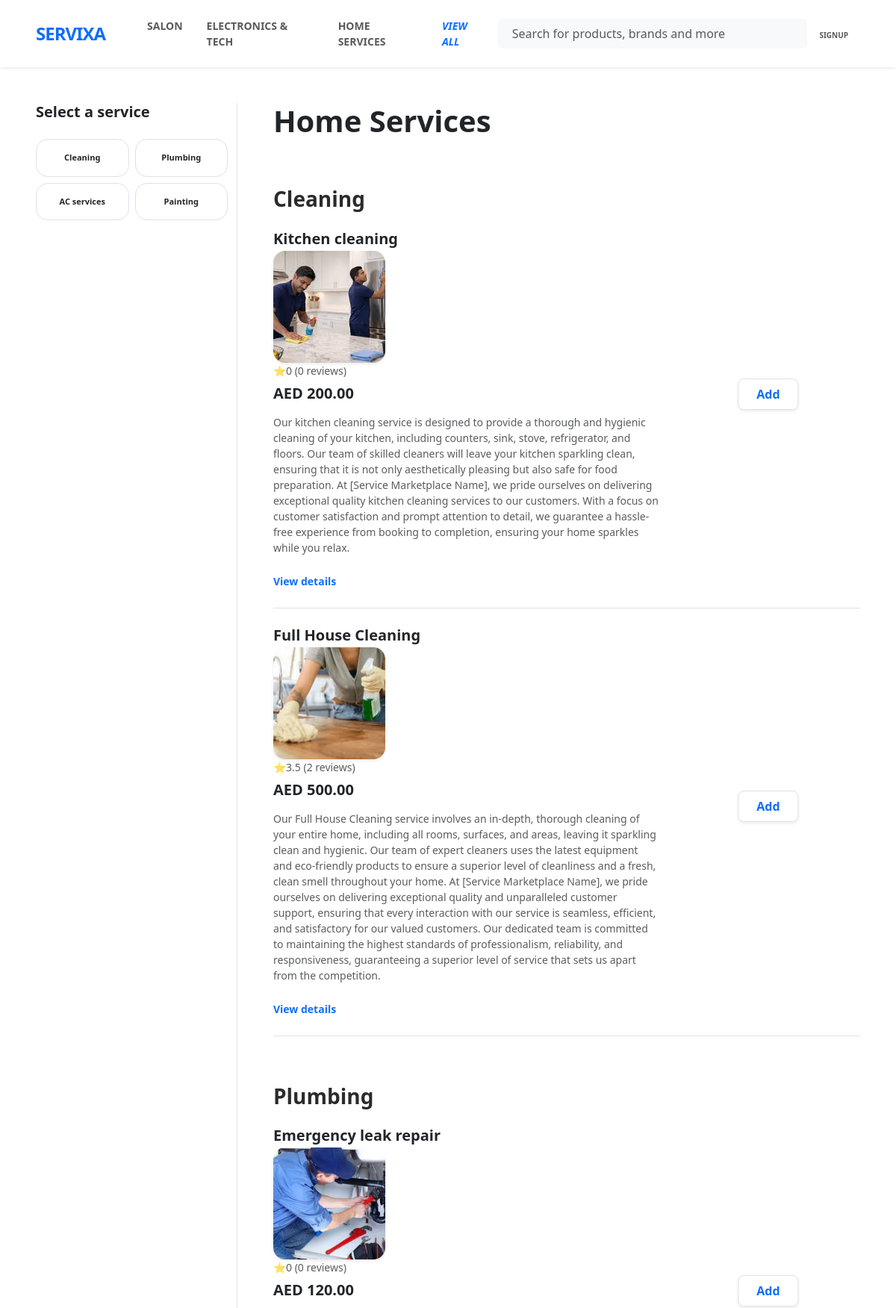
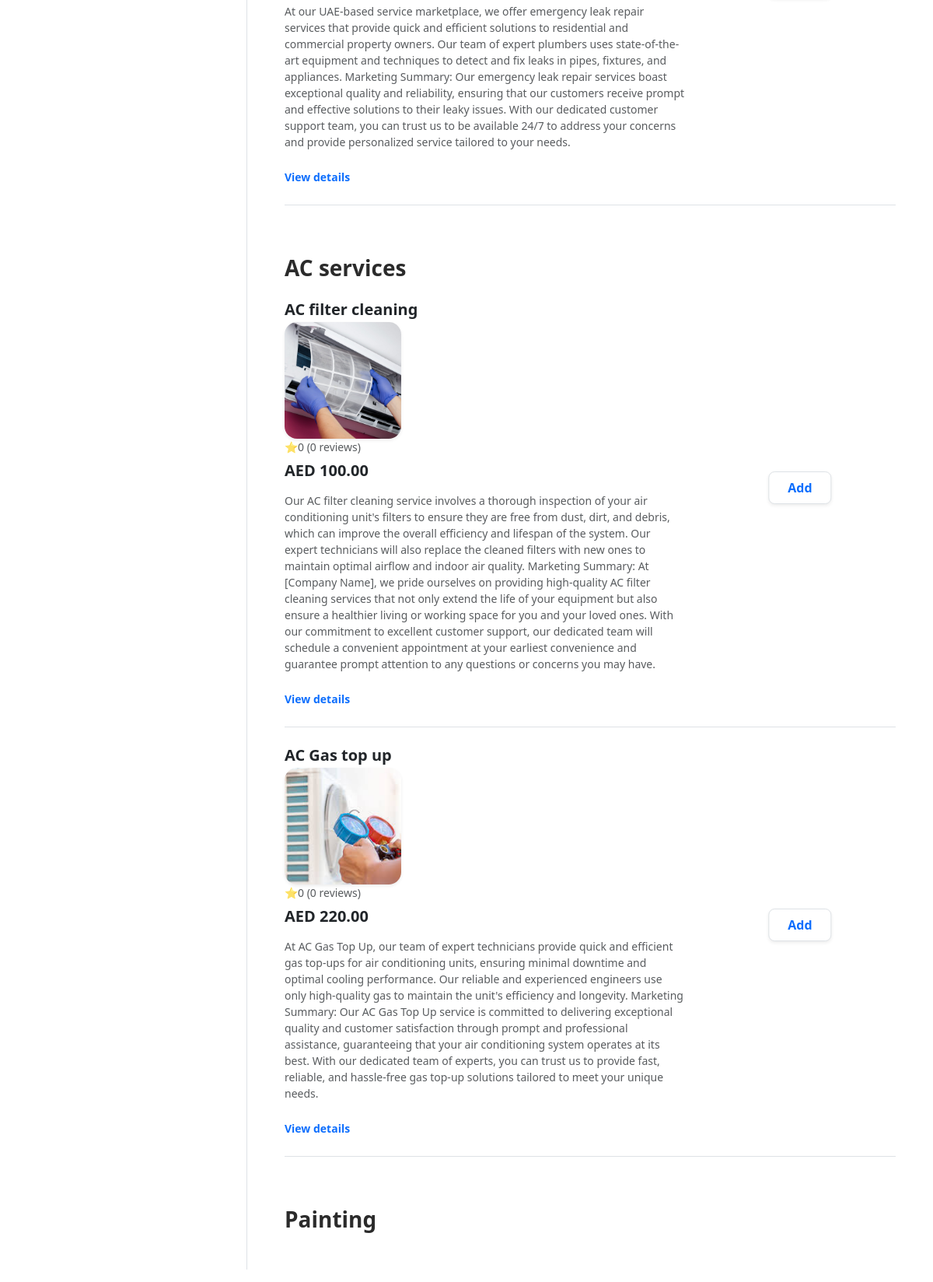
The app's page /cat_view/5 (upper part) with its own data (2 pictures, top to bottom).
### services/models.py (models this page shows, shortened)
class Category(models.Model):
    name = models.CharField(max_length=100)
    icon = models.ImageField(upload_to='category_icons',blank=True)

class Sub_category(models.Model):
    category = models.ForeignKey(Category,on_delete=models.CASCADE,related_name='sub_categories')
    name = models.CharField(max_length=100)

class Service(models.Model):
    category = models.ForeignKey(Category,on_delete=models.SET_NULL,null=True,related_name='cat_services')
    sub_cat = models.ForeignKey(Sub_category,on_delete=models.CASCADE,related_name='subcat_services',blank=True,null = True)
    company = models.ForeignKey(Company,on_delete=models.CASCADE,related_name='services')
    title = models.CharField(max_length=100)
    description = models.TextField(blank=True,null=True)
    overview = models.TextField(blank=True,null=True)
    img = models.ImageField(upload_to='service_images',null = True,blank=True)
    price = models.DecimalField(max_digits=10,decimal_places=2)
    duration_minutes = models.PositiveIntegerField()
    is_available = models.BooleanField(default=True)
    created_at = models.DateTimeField(auto_now_add=True)
    def avg_rating(self):
        avg = self.service_reviews.aggregate(Avg('rating'))['rating__avg']
        if avg is not None:
            return round(avg,1)
        return 0
    def review_count(self):
        return self.service_reviews.count()

### booking/views.py (the view)
# urls.py: path('cat_view/<int:cid>',category_view,name='catview'),
def category_view(request,cid):
    category = Category.objects.get(id = cid)
    sub_cats = Sub_category.objects.filter(category = category).prefetch_related('subcat_services')
    context = {
        'category':category,
        'subcategories':sub_cats,
    }
    return render(request,'booking/cat_view.html',context)

### booking/context_processors.py (called while the page is built)
def cat_context(request):
    all_cats = Category.objects.all()
    return {
        'nav_categories' : all_cats[:4],
        'more_categories' : all_cats[4:],
        'categories' : all_cats,
    }

### templates/booking/cat_view.html (shortened to what this page needs)
{% extends 'base.html' %}
{% block code %}
<div class="container-fluid px-lg-5 mt-5">
    <div class="row">
        <div class="col-md-3 border-end">
            <div class="sticky-top" style="top: 100px;">
                <h5 class="fw-bold mb-4">Select a service</h5>
                <div class="row g-2">
                    {% for sub in subcategories %}
                    <div class="col-6 text-center">
                        <a href="#sub-{{ sub.id }}" class="text-decoration-none">
                            <div class="p-3 border rounded-4 hover-shadow transition bg-white">
                                <p class="small text-dark mb-0 fw-bold" style="font-size: 11px;">{{ sub.name }}</p>
                            </div>
                        </a>
                    </div>
                    {% endfor %}
                </div>
            </div>
        </div>
        <div class="col-md-9 ps-md-5">
            <h1 class="fw-bold mb-5">{{ category.name }}</h1>
            {% for sub in subcategories %}
            <div class="mb-5 pt-3" id = "sub-{{sub.id}}">
                <h3 class="fw-bold mb-4" style="color: #2b2b2b;">{{ sub.name }}</h3>
                {% for service in sub.subcat_services.all %}
                <div class="card border-0 border-bottom rounded-0 pb-4 mb-4">
                    <div class="row align-items-center">
                        <div class="col-8">
                            <h5 class="fw-bold mb-1">{{ service.title }}</h5>
                            {% if service.img %}
                            <img src="{{ service.img.url }}" class="rounded-4 shadow-sm" style="width: 150px; height: 150px; object-fit: cover;">
                            {% endif %}
                            <p class="text-muted small mb-2">⭐{{service.avg_rating}} ({{service.review_count}} reviews)</p>
                            <h5 class="fw-bold text-dark">AED {{ service.price }}</h5>
                            <p class="small text-muted mt-3"> {{service.description}}</p>
                            <a href="{% url 'serviceview' service.id %}" class="small fw-bold text-primary text-decoration-none mt-2 d-inline-block">View details</a>
                        </div>
                        <div class="col-4 text-end position-relative">
                            <button class="btn btn-white shadow-sm border fw-bold position-absolute bottom-0 start-50 translate-middle-x mb-n2 bg-white text-primary px-4 py-2 rounded-3">
                                Add
                            </button>
                        </div>
                    </div>
                </div>
                {% endfor %}
            </div>
            {% endfor %}
        </div>
    </div>
</div>
{% endblock %}

### templates/base.html (shortened to what this page needs)
<!DOCTYPE html>
<html lang="en">
<head>
    <link href="https://cdn.jsdelivr.net/npm/bootstrap@5.3.8/dist/css/bootstrap.min.css" rel="stylesheet">
</head>
<body >
    <header>
        <nav class="navbar navbar-expand-lg navbar-light bg-white py-3 shadow-sm sticky-top">
            <div class="container-fluid px-lg-5">
                <a class="navbar-brand fw-bold fs-4" href="{% url 'home' %}" style="letter-spacing: -1px;">
                    <span class="text-primary">SERVIXA</span>
                </a>
                <div class="collapse navbar-collapse" id="mainNav">
                    <ul class="navbar-nav me-auto mb-2 mb-lg-0 ms-lg-4 fw-semibold small text-uppercase">
                        {%for cat in nav_categories %}
                            <li class="nav-item"><a class="nav-link px-3" href="{% url 'catview' cat.id %}">{{cat.name}}</a>
                            </li>
                        {%endfor%}
                        <li class = "nav-item">
                            <a href="{% url 'allcats' %}" class="nav-link px-3 fw-bold text-primary"><i>View All</i></a>
                        </li>
                    </ul>
                    <form action="{% url 'search' %}" method="GET" class="d-flex mx-auto col-lg-5 position-relative">
                        <div class="input-group bg-light rounded-2 border-0">
                            <span class="input-group-text bg-transparent border-0 pe-0 text-muted">
                            </span>
                            <input class="form-control bg-transparent border-0 py-2 ps-2 small" type="search" name="search"
                                placeholder="Search for products, brands and more" value="{{ request.GET.search }}">
                        </div>
                    </form>
                    <div class="navbar-nav ms-auto align-items-center">
                        {%if user.is_authenticated %}
                            {% if user.role == 'customer' %}
                                <a href="{% url 'profile' %}" class="nav-link text-center px-3">
                                    <i class="bi bi-person fs-5 d-block"></i>
                                    <span style="font-size: 10px;" class="fw-bold text-uppercase">{{user.username}}</span>
                                </a>
                            {% elif user.role == 'admin' %}
                                <a href="{% url 'admin_dashboard' %}" class="nav-link text-center px-3">
                                    <i class="bi bi-person fs-5 d-block"></i>
                                    <span style="font-size: 10px;" class="fw-bold text-uppercase">Dashboard</span>
                                </a>
                            {% else %}
                                <a href="{% url 'dashboard' %}" class="nav-link text-center px-3">
                                    <i class="bi bi-person fs-5 d-block"></i>
                                    <span style="font-size: 10px;" class="fw-bold text-uppercase">Dashboard</span>
                                </a>
                            {%endif%}
                        {%else%}
                            <a href="{% url 'login' %}" class="nav-link text-center px-3">
                                <span style="font-size: 10px;" class="fw-bold text-uppercase">Signup</span>
                            </a>
                        {% endif %}
                    </div>
                </div>
            </div>
        </nav>
    </header>
    <div style="min-height: 500px;">
    {% block code %}
    {%endblock%}
    </div>
</body>
</html>

### templates/booking/cat_view.html (style rules this page uses)
.transition { transition: transform 0.2s; }

### records on screen
Category: name "SALON"
Category: name "ELECTRONICS & TECH"
Category: name "HOME SERVICES", name "Home Services"
Sub_category: name "Cleaning"
Sub_category: name "Plumbing"
Sub_category: name "AC services"
Sub_category: name "Painting"
Service: title "Kitchen cleaning", img (picture), avg_rating "0", review_count "0", price "200.00", description "Our kitchen cleaning service is designed to provide a thorough and hygienic cleaning of your kitchen, including counters, sink, stove, refrigerator, and floors. Our team of skilled cleaners will leave your kitchen sparkling clean, ensuring that it is not only aesthetically pleasing but also safe for food preparation. At [Service Marketplace Name], we pride ourselves on delivering exceptional quality kitchen cleaning services to our customers. With a focus on customer satisfaction and prompt attention to detail, we guarantee a hassle-free experience from booking to completion, ensuring your home sparkles while you relax."
Service: title "Full House Cleaning", img (picture), avg_rating "3.5", review_count "2", price "500.00", description "Our Full House Cleaning service involves an in-depth, thorough cleaning of your entire home, including all rooms, surfaces, and areas, leaving it sparkling clean and hygienic. Our team of expert cleaners uses the latest equipment and eco-friendly products to ensure a superior level of cleanliness and a fresh, clean smell throughout your home. At [Service Marketplace Name], we pride ourselves on delivering exceptional quality and unparalleled customer support, ensuring that every interaction with our service is seamless, efficient, and satisfactory for our valued customers. Our dedicated team is committed to maintaining the highest standards of professionalism, reliability, and…"
Service: title "Emergency leak repair", img (picture), avg_rating "0", review_count "0", price "120.00", description "At our UAE-based service marketplace, we offer emergency leak repair services that provide quick and efficient solutions to residential and commercial property owners. Our team of expert plumbers uses state-of-the-art equipment and techniques to detect and fix leaks in pipes, fixtures, and appliances. Marketing Summary: Our emergency leak repair services boast exceptional quality and reliability, ensuring that our customers receive prompt and effective solutions to their leaky issues. With our dedicated customer support team, you can trust us to be available 24/7 to address your concerns and provide personalized service tailored to your needs."
Service: title "AC filter cleaning", img (picture), avg_rating "0", review_count "0", price "100.00", description "Our AC filter cleaning service involves a thorough inspection of your air conditioning unit's filters to ensure they are free from dust, dirt, and debris, which can improve the overall efficiency and lifespan of the system. Our expert technicians will also replace the cleaned filters with new ones to maintain optimal airflow and indoor air quality. Marketing Summary: At [Company Name], we pride ourselves on providing high-quality AC filter cleaning services that not only extend the life of your equipment but also ensure a healthier living or working space for you and your loved ones. With our commitment to excellent customer support, our dedicated team will schedule a convenient appointment…"
Service: title "AC Gas top up", img (picture), avg_rating "0", review_count "0", price "220.00", description "At AC Gas Top Up, our team of expert technicians provide quick and efficient gas top-ups for air conditioning units, ensuring minimal downtime and optimal cooling performance. Our reliable and experienced engineers use only high-quality gas to maintain the unit's efficiency and longevity. Marketing Summary: Our AC Gas Top Up service is committed to delivering exceptional quality and customer satisfaction through prompt and professional assistance, guaranteeing that your air conditioning system operates at its best. With our dedicated team of experts, you can trust us to provide fast, reliable, and hassle-free gas top-up solutions tailored to meet your unique needs."
